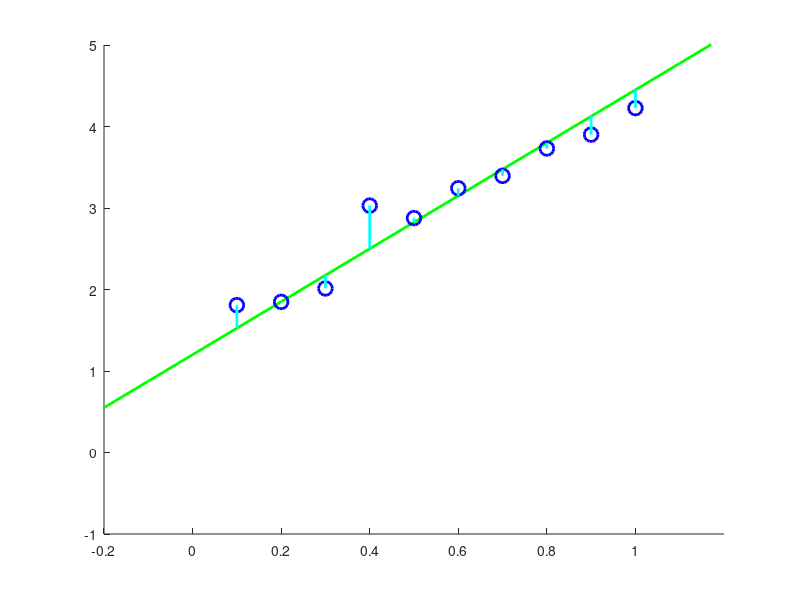
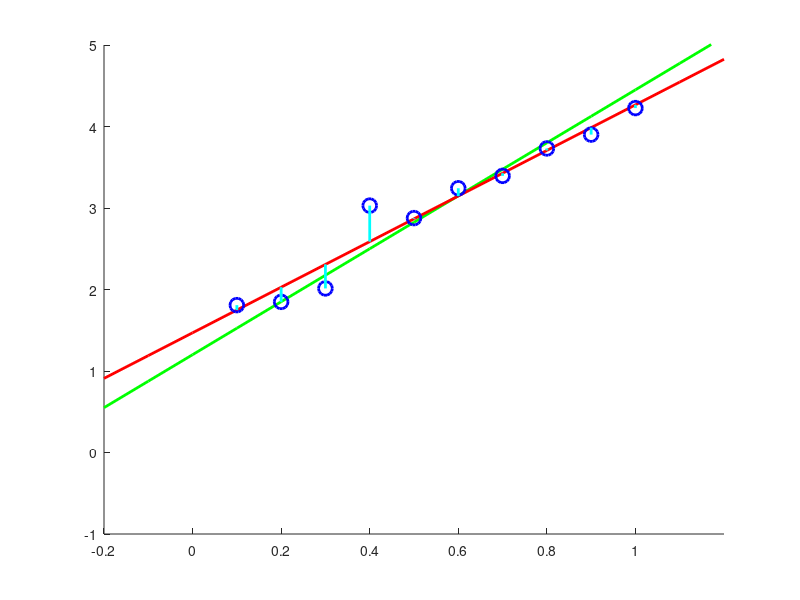

Write MATLAB code to recreate these figures, in order.
%% -- Clean up the workspace variables, and close all figures -- %%
clear
close all
clc
%% 2D regression with linear function
% Generate the 2D data with unknow function
% We assume that the function is y = w0 + w1*x where w0 = 1.2; w1=3.25;
% However, we normally end up with the observation with some noisy;
X = 0.1:0.1:1;
Y_True = 1.2 + 3.25 * X;
Y_Observation = Y_True + 0.5*normrnd(0,0.5,1,numel(X));

disp('Display the true data and the observations');
% Plot the true function, and the observations
h1 = figure;
hold on;
plot(-0.2:0.1:1.2, 1.2+3.25*(-0.2:0.1:1.2), '-g', 'LineWidth', 2); % plot true function in green
plot(X, Y_Observation, 'ob', 'MarkerSize', 10, 'LineWidth', 2); % plot observation of Y in blue
plot([X;X], [Y_True;Y_Observation], '-c', 'LineWidth', 2); % plot the distance between the observations and the true values
xlim([-0.2, 1.2]);
ylim([-1, 5]);
hold off;
%%
pause();
disp('Fitting the linear function with gradient descent');
% Fit a linear function to the data
% let initial the w0 and w1 with some random number
w0 = 2*rand(); %make the value close to the true w0
w1 = 6*rand(); %make the value close to the true w1
% learning speed control parameter
alpha = 0.5; % change the value of learning speed to see the difference
% gradient descent, you can have a much better stopping criterion
disp('->Gradient Descent');
h2 = figure;
for i = 1:200 % change the number of search step to see the difference
    Y_Fit = w0 + w1*X; % the value of the model with the parameters w0 and w1
    Y_Dif = Y_Fit - Y_Observation; % the difference between the observations and the value given by the model
    PD_MSE_W0 = sum(Y_Dif.*1); % the partial dirivative of mean squares of error with respect to w0
    w0 = w0 - alpha*PD_MSE_W0/numel(Y_Observation); % update the w0
    
    PD_MSE_W1 = sum(Y_Dif.*X); % the partial dirivative of mean squares of error with respect to w1 
    w1 = w1 - alpha*PD_MSE_W1/numel(Y_Observation); % update the w1
    
    % display the message and plot the graph every 10 runs
    MSE = mean(((w0 + w1*X) - Y_Observation).^2);
    if mod(i,10) == 0
        disp(['->->Itor: ' num2str(i) ' Update w0 = ' num2str(w0) ' w1 = ' num2str(w1) ' MSError = ' num2str(MSE)]);
        figure(h2);
        cla;
        hold on;
        plot(-0.2:0.1:1.2, 1.2+3.25*(-0.2:0.1:1.2), '-g', 'LineWidth', 2); % plot true function in green
        plot(-0.2:0.1:1.2, w0+w1*(-0.2:0.1:1.2), '-r', 'LineWidth', 2); % plot the fitted function in green
        plot(X, Y_Observation, 'ob', 'MarkerSize', 10, 'LineWidth', 2); % plot observation of Y in blue
        plot([X;X], [(w0 + w1*X);Y_Observation], '-c', 'LineWidth', 2); % plot the distance between the observations and the fitted values
        xlim([-0.2, 1.2]);
        ylim([-1, 5]);
        hold off;
        pause(1);
    end
end
disp(['-->Model: w0 = ' num2str(w0) ' w1= ' num2str(w1) ' MSError = ' num2str(MSE)]);
